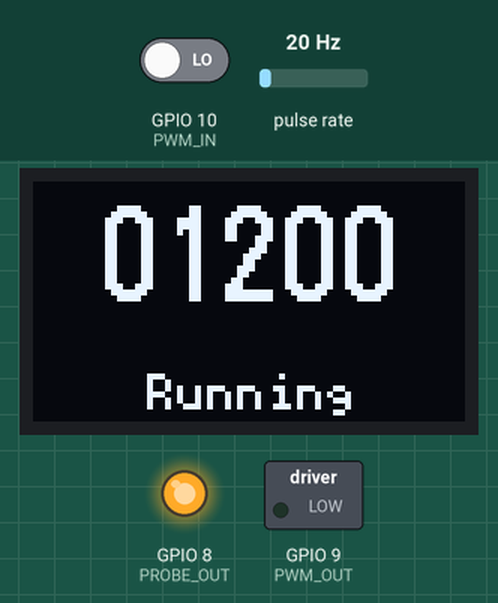
Simulated run of this program. Board: Seeed XIAO ESP32-C3. On the bench: 72×40 one-colour display, switched loads named in the program (green lamp = pin HIGH), output pins drawn as LEDs (lit = HIGH). Wiring (inferred from the names in the program): pulse sensor: data GPIO 7. The inputs (shaded band) are chosen by the test bench; at power-on: GPIO 10 (PWM_IN) LOW, pulse rate 20 Hz. What the program prints to the serial monitor is not drawn.

Above: at 1.2 s.
1.3 s: GPIO 10 (PWM_IN) driven HIGH
At 2.5 s:
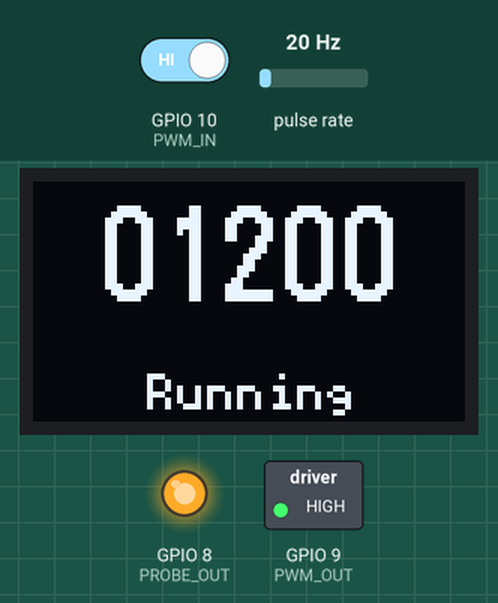
2.8 s: pulse rate (sensor on GPIO 7) set to 150 Hz
At 3.2 s:
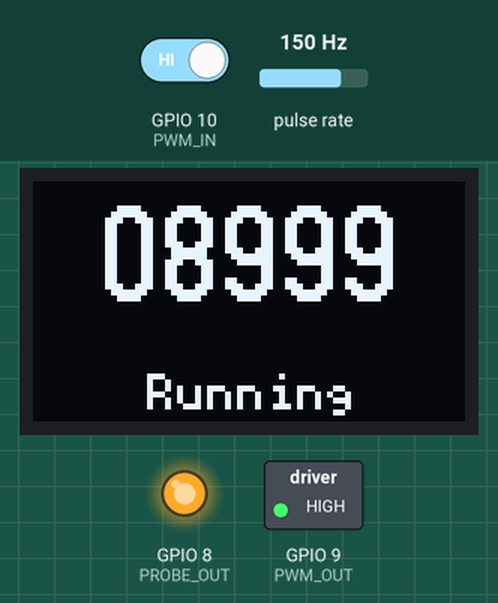
4.4 s: pulse rate (sensor on GPIO 7) set to 196 Hz
At 6.1 s:
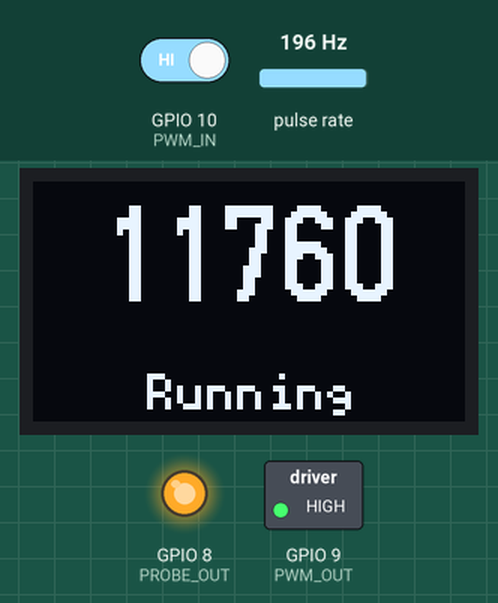
6.5 s: pulse rate (sensor on GPIO 7) set to 4 Hz
At 7.9 s:
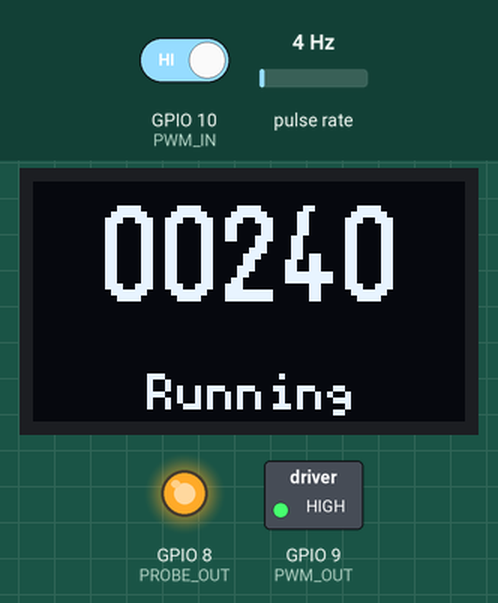
Timing chart, 0 to 9.4 s (numbered marks = the images above; inputs shaded):
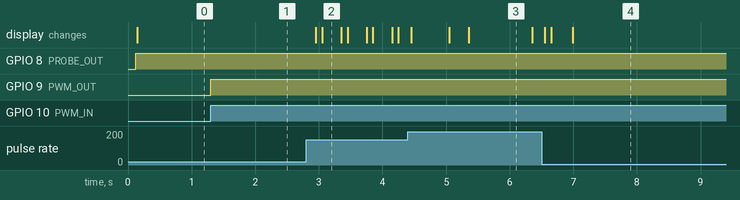

The program:

main.cpp
```cpp
#include <Arduino.h>
#include <Wire.h>
#include <U8g2lib.h>

// ---- OLED pins ----
#define SDA_PIN 5
#define SCL_PIN 6
U8G2_SSD1306_72X40_ER_F_HW_I2C u8g2(U8G2_R0, /* reset=*/ U8X8_PIN_NONE);

// ---- Tachometric sensor pin ----
#define PIN_SENSOR 7
// ---- Probe relay pin -- set to 1 when spindle is on ----
#define PROBE_OUT 8
// ---- Copy signal from PWM_IN pin ----
#define PWM_OUT 9
// ---- Input with PWM signal for direct spindle control ----
#define PWM_IN 10

// ---- Frequency to send data ----
#define SERIAL_FREQ 250 // ms

// ---- RPM limits ----
#define MAX_RPM 65000
#define MIN_PULSE_INTERVAL (60000000UL / MAX_RPM)  // ~2400µs at 25000 RPM

// Volatile variables for interrupt handling
volatile unsigned long pulseCount = 0;
volatile unsigned long lastPulseTime = 0;
volatile unsigned long pulseInterval = 0;
volatile bool newPulse = false;

// RPM calculation variables
float currentRPM = 0.0;
unsigned long lastSerialUpdate = 0;
unsigned long lastDisplayUpdate = 0;
unsigned long totalPulses = 0;

// Spinlock for critical sections (ESP32-C3)
portMUX_TYPE mux = portMUX_INITIALIZER_UNLOCKED;

// Interrupt Service Routine for optical sensor (must be in IRAM for ESP32)
void IRAM_ATTR sensorISR() {
    unsigned long currentTime = micros();
    unsigned long interval = currentTime - lastPulseTime;

    // Debounce: ignore pulses faster than MAX_RPM allows (noise filtering)
    if (lastPulseTime > 0 && interval >= MIN_PULSE_INTERVAL) {
        pulseInterval = interval;
        newPulse = true;
        pulseCount++;
    } else if (lastPulseTime == 0) {
        // First pulse - just record the time
        pulseCount++;
    }

    lastPulseTime = currentTime;
}

// ISR for PWM pass-through: forward PWM_IN state directly to PWM_OUT
void IRAM_ATTR pwmPassthroughISR() {
    digitalWrite(PWM_OUT, digitalRead(PWM_IN));
}

// Calculate RPM from pulse interval (call from within critical section)
float calculateRPM(unsigned long interval) {
    if (interval == 0) {
        return 0.0;
    }

    // RPM = (60 seconds * 1,000,000 microseconds) / pulse_interval_in_microseconds
    // Since we have 1 pulse per revolution
    float rpm = 60000000.0 / (float)interval;

    // Clamp to maximum expected RPM
    if (rpm > MAX_RPM) {
        rpm = MAX_RPM;
    }

    return rpm;
}

// Send statistics to serial port
void sendStatistics() {
    Serial.print("RPM: ");
    Serial.print(currentRPM, 2);
    Serial.print(" | Pulses: ");
    Serial.print(totalPulses);
    Serial.print(" | Interval(us): ");
    Serial.println(pulseInterval);
}


// ---- Display helper ----
void drawOLEDMessage(int rpm, const char* status) {
  u8g2.clearBuffer();
  u8g2.setDrawColor(1);

  // Format RPM as 5-digit string with leading zeros (clamped to MAX_RPM)
  char rpmStr[6];
  snprintf(rpmStr, sizeof(rpmStr), "%05d", rpm > MAX_RPM ? MAX_RPM : rpm);

  // Large font for RPM - u8g2_font_logisoso16_tn is 16px tall numeric font
  // Each digit is ~11px wide, 5 digits = ~55px, centered in 72px = offset ~8
  u8g2.setFont(u8g2_font_logisoso16_tn);
  int rpmWidth = u8g2.getStrWidth(rpmStr);
  int rpmX = (72 - rpmWidth) / 2;
  u8g2.drawStr(rpmX, 20, rpmStr);

  // Small font for status message below
  u8g2.setFont(u8g2_font_5x8_tr);
  int statusWidth = u8g2.getStrWidth(status);
  int statusX = (72 - statusWidth) / 2;
  u8g2.drawStr(statusX, 38, status);

  u8g2.sendBuffer();
}

void setup() {
  // Initialize serial communication
  Serial.begin(115200);

  // Initialize I2C and OLED
  Wire.begin(SDA_PIN, SCL_PIN);
  u8g2.begin();

  drawOLEDMessage(0, "Starting...");

  // Configure sensor pin as input with pullup
  pinMode(PIN_SENSOR, INPUT_PULLUP);

  // Configure PWM pass-through pins
  pinMode(PWM_IN, INPUT);
  pinMode(PWM_OUT, OUTPUT);
  digitalWrite(PWM_OUT, LOW);

  // Configure probe output pin
  pinMode(PROBE_OUT, OUTPUT);
  digitalWrite(PROBE_OUT, LOW);

  // Attach interrupt - FALLING edge for optical sensor
  attachInterrupt(digitalPinToInterrupt(PIN_SENSOR), sensorISR, FALLING);

  // Attach interrupt for PWM pass-through - trigger on any edge change
  attachInterrupt(digitalPinToInterrupt(PWM_IN), pwmPassthroughISR, CHANGE);

  Serial.println("Tachometer initialized");
  Serial.println("Waiting for pulses...");

  lastSerialUpdate = millis();
  lastDisplayUpdate = millis();
}

void loop() {
  // Snapshot volatile variables under critical section
  unsigned long intervalSnapshot;
  unsigned long lastPulseSnapshot;
  bool hasNewPulse;

  portENTER_CRITICAL(&mux);
  hasNewPulse = newPulse;
  intervalSnapshot = pulseInterval;
  lastPulseSnapshot = lastPulseTime;
  totalPulses = pulseCount;
  newPulse = false;
  portEXIT_CRITICAL(&mux);

  // Update RPM if new pulse received
  if (hasNewPulse) {
    currentRPM = calculateRPM(intervalSnapshot);
  }

  // Check if no pulses received for 1 second -> motor stopped
  unsigned long timeSinceLastPulse = micros() - lastPulseSnapshot;
  if (timeSinceLastPulse > 1000000 && currentRPM > 0) {
    currentRPM = 0.0;
  }

  // Update PROBE_OUT: HIGH when spindle is running, LOW when stopped
  digitalWrite(PROBE_OUT, currentRPM > 0 ? HIGH : LOW);

  // Send statistics to serial at SERIAL_FREQ interval
  unsigned long currentTime = millis();
  if (currentTime - lastSerialUpdate >= SERIAL_FREQ) {
    sendStatistics();
    lastSerialUpdate = currentTime;
  }

  // Update OLED display at 10Hz (100ms)
  if (currentTime - lastDisplayUpdate >= 100) {
    const char* status = (currentRPM > 0) ? "Running" : "Stopped";
    drawOLEDMessage((int)currentRPM, status);
    lastDisplayUpdate = currentTime;
  }
}
```

Measured:
- after the input at 1.3 s, GPIO 9 (PWM_OUT): LOW → HIGH at once
- after the input at 2.8 s, the display: first changes after 0.15 s (image 2 shows a later state)
- after the input at 4.4 s, the display: changes after 0.05 s (image 3)
- what the display in image 3 shows lasts 1.0 s, from 5.4 s to 6.4 s
